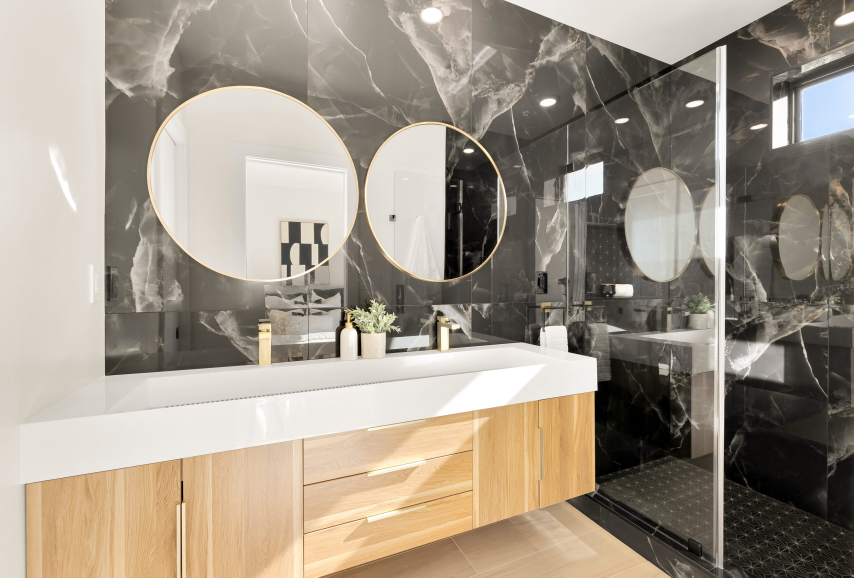
#> input picture src/assets/photos/bath-a.jpg, 2560 x 1733 px, given in place of kitchen-b.jpg, which was not available (shown at 1/3 size)
$ python trace-photos.py ../src/assets/photos/bath-a.jpg
#> lines starting #> are read from the running program, lines starting #| are printed output that depends on the picture
"""Trace the strongest straight edges of each page-top photograph as a line drawing.

Every page opens the way the home page does: an architectural drawing is drafted
first and the photograph is then revealed under it. Because the lines come from
the photograph itself, they sit exactly on the room once it appears.

Usage (needs Python 3 with opencv-python-headless and numpy):
    python3 scripts/trace-photos.py            # writes src/data/traces.json
    python3 scripts/trace-photos.py --preview DIR   # also writes PNG previews

Run it again whenever a page-top photograph is added or replaced. Pages whose
photograph has no trace still work: they simply open without the drawing.
"""
import json, math, sys
from pathlib import Path
import cv2
import numpy as np

ROOT = Path(__file__).resolve().parent.parent
ASSETS = ROOT / 'src' / 'assets'
OUT = ROOT / 'src' / 'data' / 'traces.json'

# Photographs used at the top of a page, with optional tuning.
#   keep: number of strokes; min: shortest stroke as a fraction of the diagonal;
#   circles: round shapes to add, as (centre x, centre y, radius x, radius y) in photo pixels.
#   Candidates can be listed with cv2.HoughCircles; straight edges are found automatically.
PHOTOS = {
    'photos/kitchen-b': {'keep': 70, 'min': 0.06},
    'photos/kitchen-c': {},
    'photos/kitchen-d': {'keep': 70},
    'photos/kitchen-e': {'keep': 70},
    'photos/kitchen-f': {'keep': 70},
    'photos/bath-a': {'circles': [(758, 553, 317, 297), (1300, 605, 203, 238)]},
    'photos/bath-b': {'keep': 70},
    'photos/bath-c': {'keep': 60},
    'photos/bath-d': {'keep': 60},
    'photos/living-a': {},
    'photos/bed-a': {},
    'photos/exterior-a': {'keep': 80},
    'photos/deck-a': {'keep': 80, 'min': 0.06},
    'photos/powder-b': {'keep': 60},
    'photos/roof-a': {'keep': 55, 'min': 0.07},
    'photos/roof-b': {'keep': 60, 'min': 0.07},
    'photos/roof-c': {'keep': 70, 'min': 0.06},
    'stock/town-05': {'keep': 60},
}

WORK_W = 1600  # detection width in pixels


def merge(segments, w):
    """Join collinear pieces of the same edge into one long stroke."""
    ang_tol = math.radians(1.6)
    off_tol = w * 0.004
    gap_tol = w * 0.03
    groups = []
    for L, x1, y1, x2, y2 in sorted(segments, reverse=True):
        a = math.atan2(y2 - y1, x2 - x1) % math.pi
        for g in groups:
            da = abs(((g['a'] - a) + math.pi / 2) % math.pi - math.pi / 2)
            if da > ang_tol:
                continue
            ux, uy = math.cos(g['a']), math.sin(g['a'])
            nx, ny = -uy, ux
            r1, r2 = nx * x1 + ny * y1, nx * x2 + ny * y2
            if abs(r1 - g['r']) > off_tol or abs(r2 - g['r']) > off_tol:
                continue
            t1, t2 = sorted((ux * x1 + uy * y1, ux * x2 + uy * y2))
            if t1 > g['t2'] + gap_tol or t2 < g['t1'] - gap_tol:
                continue
            g['t1'], g['t2'] = min(g['t1'], t1), max(g['t2'], t2)
            break
        else:
            ux, uy = math.cos(a), math.sin(a)
            nx, ny = -uy, ux
            t1, t2 = sorted((ux * x1 + uy * y1, ux * x2 + uy * y2))
            groups.append({'a': a, 'r': nx * x1 + ny * y1, 't1': t1, 't2': t2})
    out = []
    for g in groups:
        ux, uy = math.cos(g['a']), math.sin(g['a'])
        nx, ny = -uy, ux
        p = lambda t: (nx * g['r'] + ux * t, ny * g['r'] + uy * t)
        (ax, ay), (bx, by) = p(g['t1']), p(g['t2'])
        out.append((g['t2'] - g['t1'], ax, ay, bx, by))
    return out


def trace(name, keep=90, min_frac=0.05, circles=()):
#> called with name = 'photos/kitchen-b', keep = 70, min_frac = 0.06, circles = ()
    img = cv2.imread(str(ASSETS / f'{name}.jpg'))
#> img is the input picture: shape (1733, 2560, 3); mean B, G, R 136.2, 150.2, 160.4
    h0, w0 = img.shape[:2]
#> h0 = 1733; w0 = 2560
    s = WORK_W / w0
#> s = 0.625
    small = cv2.resize(img, (WORK_W, round(h0 * s)), interpolation=cv2.INTER_AREA)
    gray = cv2.GaussianBlur(cv2.cvtColor(small, cv2.COLOR_BGR2GRAY), (3, 3), 0)
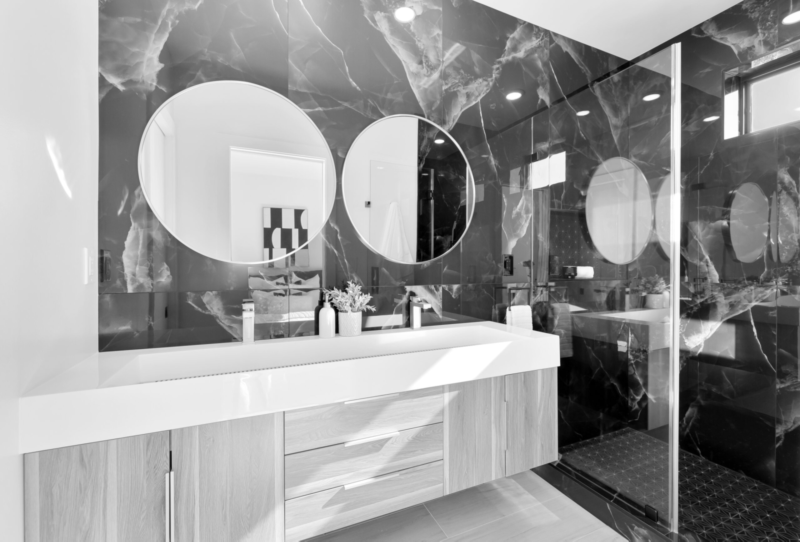
#> gray: shape (1083, 1600) (shown at 1/2 size); min 0, max 255, mean 151.7
    lines = cv2.createLineSegmentDetector(cv2.LSD_REFINE_STD).detect(gray)[0]
#> lines = 2464 rows, first 6: [1120, 730.7, 1118.1, 671.9], [669.9, 673.1, 669, 614.4], [1064.9, 658.2, 1062, 610.7], [775.5, 787.2, 1120.3, 731], [1116.6, 670.6, 1064.8, 659.6], [1359.3, 534.4, 1359.4, 486.9]
    segs = []
    for x1, y1, x2, y2 in ([] if lines is None else lines.reshape(-1, 4)):
        segs.append((math.hypot(x2 - x1, y2 - y1), x1 / s, y1 / s, x2 / s, y2 / s))
#> this loop made 2464 passes
#> after the loop, segs = 2464 items
    merged = merge(segs, w0)
#> in merge, `ang_tol = math.radians(1.6)`: ang_tol = 0.0279
#> the loop in merge, `for L, x1, y1, x2, y2 in sorted(segments, reverse=True):` made 2464 passes
#> (L, x1, y1, x2, y2, a) on passes 1 to 3: (747.6, 58.85, 1452.1, 1239.4, 1259.7, 2.98), (571.3, 2159.7, 777, 2153.3, 1691, 1.58), (493.8, 313.4, 791, 314.7, 0.996, 1.57)
#> after the loop in merge, `for L, x1, y1, x2, y2 in sorted(segments, reverse=True):`: g = {'a': 0.00923, 'r': 362, 't1': 1254.4, 't2': 1328.4}; groups = 1976 items
#> the loop in merge, `for g in groups:` made 1976 passes
#> (ux, uy, nx, ny, ax, ay, bx) on passes 1 to 3: (-0.987, 0.161, -0.161, -0.987, 1792.4, 1169.6, 58.85), (-0.00693, 1, -1, -0.00693, 2159.7, 777, 2153.1), (-0.00169, 1, -1, -0.00169, 314.7, 0.996, 313.1)
#> merged = 1976 items
    diag = math.hypot(w0, h0)
#> diag = 3091.4
    merged = [m for m in merged if m[0] >= diag * min_frac]
#> merged = 93 items
    merged.sort(reverse=True)
    merged = merged[:keep]
#> merged = 70 items
    # A small overshoot at each end reads as hand drafting rather than a broken edge.
    over = w0 * 0.006
#> over = 15.36
    strokes = []
    for L, ax, ay, bx, by in merged:
        ux, uy = (bx - ax) / L, (by - ay) / L
        ax, ay, bx, by = ax - ux * over, ay - uy * over, bx + ux * over, by + uy * over
        strokes.append(f'M{ax:.0f} {ay:.0f}L{bx:.0f} {by:.0f}')
#> this loop made 70 passes
#> (L, ax, ay, bx, by) on passes 26 to 37: (349, 1755.5, 1486.3, 2048.6, 1675.6), (348, 1418.7, 1235, 1419.9, 1583), (341.1, 1156.7, 1072.1, 816.8, 1101.1), (336, 2074.5, 1039, 2072, 1375), (332.4, 2017, 1367, 2322.8, 1497.4), (329.6, 771.4, 1105.2, 443.1, 1134), (325.8, 1857.4, 1501.7, 2138.3, 1666.9), (324, 1571.5, 1209, 1573.3, 1533), (322.5, 2027.2, 541, 2019.6, 863.3), (320, 371.6, 1409, 373.8, 1729), (320, 1618.2, 1201, 1620.1, 1521), (318, 1605.9, 595, 1608.8, 913)
#> (L, ax, ay, bx, by, ux, uy) on passes 1 to 6: (1756.5, 1807.6, 1167.1, 43.69, 1454.6, -0.987, 0.161), (1582.5, 1650.6, 1092.6, 47.57, 1273.2, -0.994, 0.112), (950.1, 2159.8, 761.6, 2153, 1742.4, -0.00693, 1), (918, 314.7, -14.36, 313.1, 934.4, -0.00169, 1), (764.1, 2148.2, 127.5, 2139.2, 922.3, -0.0113, 1), (742, 2142.7, 925.7, 2138, 1698.4, -0.00601, 1)
    for cx, cy, rx, ry in circles:
        # Two arcs, so an ellipse draws like the straight strokes. Drawn early: it is a main feature.
        strokes.insert(min(len(strokes), 6),
                       f'M{cx - rx:.0f} {cy:.0f}a{rx:.0f} {ry:.0f} 0 1 0 {2 * rx:.0f} 0a{rx:.0f} {ry:.0f} 0 1 0 {-2 * rx:.0f} 0')
    return {'w': w0, 'h': h0, 'd': strokes}


def preview(name, data, out_dir):
    img = cv2.imread(str(ASSETS / f'{name}.jpg'))
    h, w = img.shape[:2]
    canvas = np.full_like(img, 12)
    over = (img * 0.4).astype(np.uint8)
    t = max(2, w // 800)
    for d in data['d']:
        nums = [float(v) for v in d.replace('M', ' ').replace('L', ' ').replace('a', ' ').split()[:4]]
        if 'a' in d:
            x0, cy, rx, ry = nums
            for target, col in ((canvas, (255, 255, 255)), (over, (24, 84, 255))):
                cv2.ellipse(target, (int(x0 + rx), int(cy)), (int(rx), int(ry)), 0, 0, 360, col, t, cv2.LINE_AA)
            continue
        p1, p2 = (int(nums[0]), int(nums[1])), (int(nums[2]), int(nums[3]))
        cv2.line(canvas, p1, p2, (255, 255, 255), t, cv2.LINE_AA)
        cv2.line(over, p1, p2, (24, 84, 255), t, cv2.LINE_AA)
    both = np.hstack([canvas, over])
    width = 1400
    both = cv2.resize(both, (width, round(width * h / (2 * w))), interpolation=cv2.INTER_AREA)
    cv2.imwrite(str(Path(out_dir) / (name.replace('/', '_') + '.png')), both)


if __name__ == '__main__':
    preview_dir = sys.argv[sys.argv.index('--preview') + 1] if '--preview' in sys.argv else None
    result = {}
    for name, opts in PHOTOS.items():
        data = trace(name, keep=opts.get('keep', 90), min_frac=opts.get('min', 0.05), circles=opts.get('circles', ()))
        result[name] = data
        if preview_dir:
            preview(name, data, preview_dir)
        print(f'{name}: {len(data["d"])} strokes')
#| photos/kitchen-b: 70 strokes
#> pass 2 of the loop `for name, opts in PHOTOS.items():`:
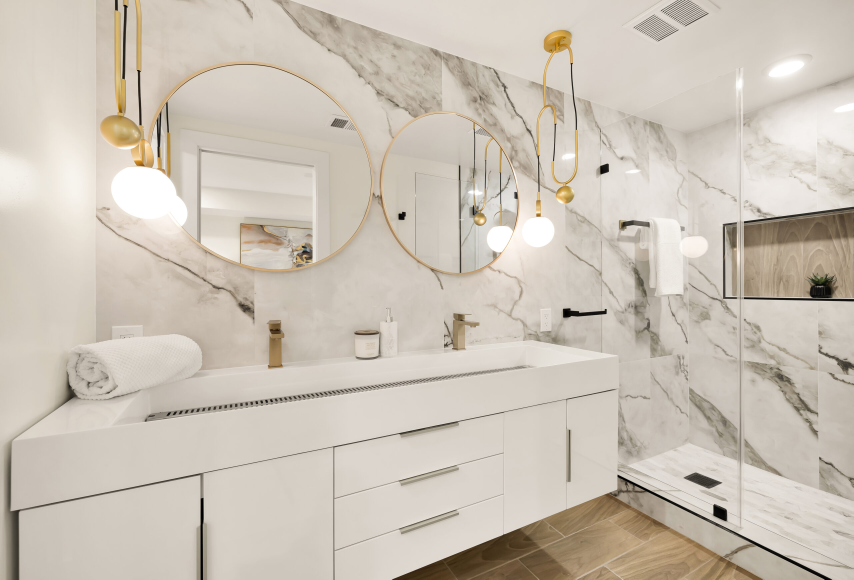
#> input picture src/assets/photos/bath-b.jpg, 2560 x 1739 px, given in place of kitchen-c.jpg, which was not available (shown at 1/3 size)
#> in trace, img is the input picture: shape (1739, 2560, 3); mean B, G, R 183.2, 195, 203.8
#> small: shape (1087, 1600, 3)
#> in trace (call 2), `gray = cv2.GaussianBlur(cv2.cvtColor(small, cv2.COLOR_BGR2GRAY), (3, 3..`:
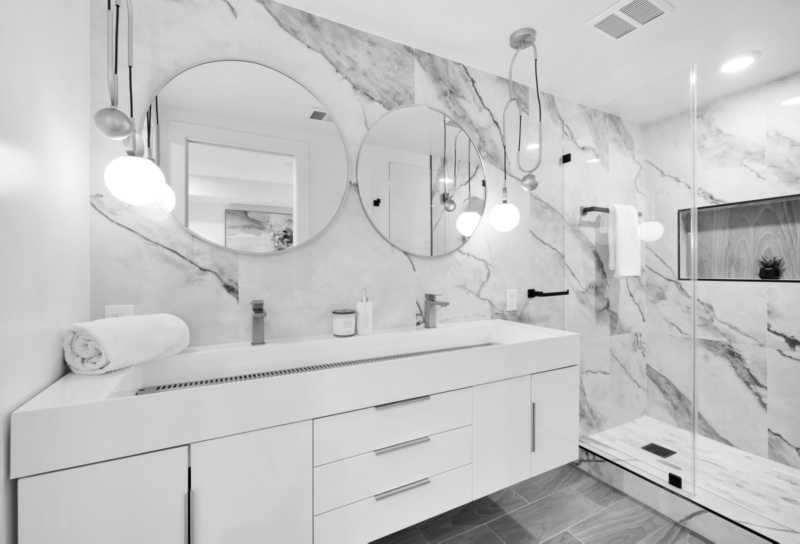
#> gray: shape (1087, 1600) (shown at 1/2 size); min 0, max 255, mean 196.3
#> the loop in trace (call 2), `for x1, y1, x2, y2 in ([] if lines is None else lines.reshape(-1, 4)):` made 1648 passes
#> (x1, y1, x2, y2) on passes 1 to 3: (1598.2, 564.7, 1390.6, 560.6), (1160.1, 890.5, 1558.3, 1085.4), (381.3, 888.1, 379.6, 1085.6)
#> the loop in merge (call 2), `for L, x1, y1, x2, y2 in sorted(segments, reverse=True):` made 1648 passes
#> (L, x1, y1, x2, y2) on passes 1 to 3: (662.4, 741.2, 1389.8, 1779.7, 1178.3), (468.9, 831.4, 1191.7, 1575.3, 1095.1), (454, 28.68, 1533.4, 740.8, 1389.8)
#> the loop in merge (call 2), `for g in groups:` made 1314 passes
#> the loop in trace (call 2), `for L, ax, ay, bx, by in merged:` made 87 passes
#> (L, ax, ay, bx, by) on passes 1 to 8: (1863.5, 1855, 1163, 28.98, 1534.9), (1080, 2223.9, 497, 2222.9, 1577), (1061.7, 1577.7, 1094.8, 524.8, 1231.5), (709.3, 1856.1, 1424.8, 2493.2, 1736.7), (691.5, 1820.1, 1478.8, 1178.3, 1736.1), (530, 1507.8, 1479.3, 1005.3, 1647.9), (529.7, 1826, 1481.2, 2289.5, 1737.7), (521.7, 1509, 1355, 1005.4, 1491.2)
#| photos/kitchen-c: 87 strokes
#> (the run stopped early here; a loop or call above may not have finished)
